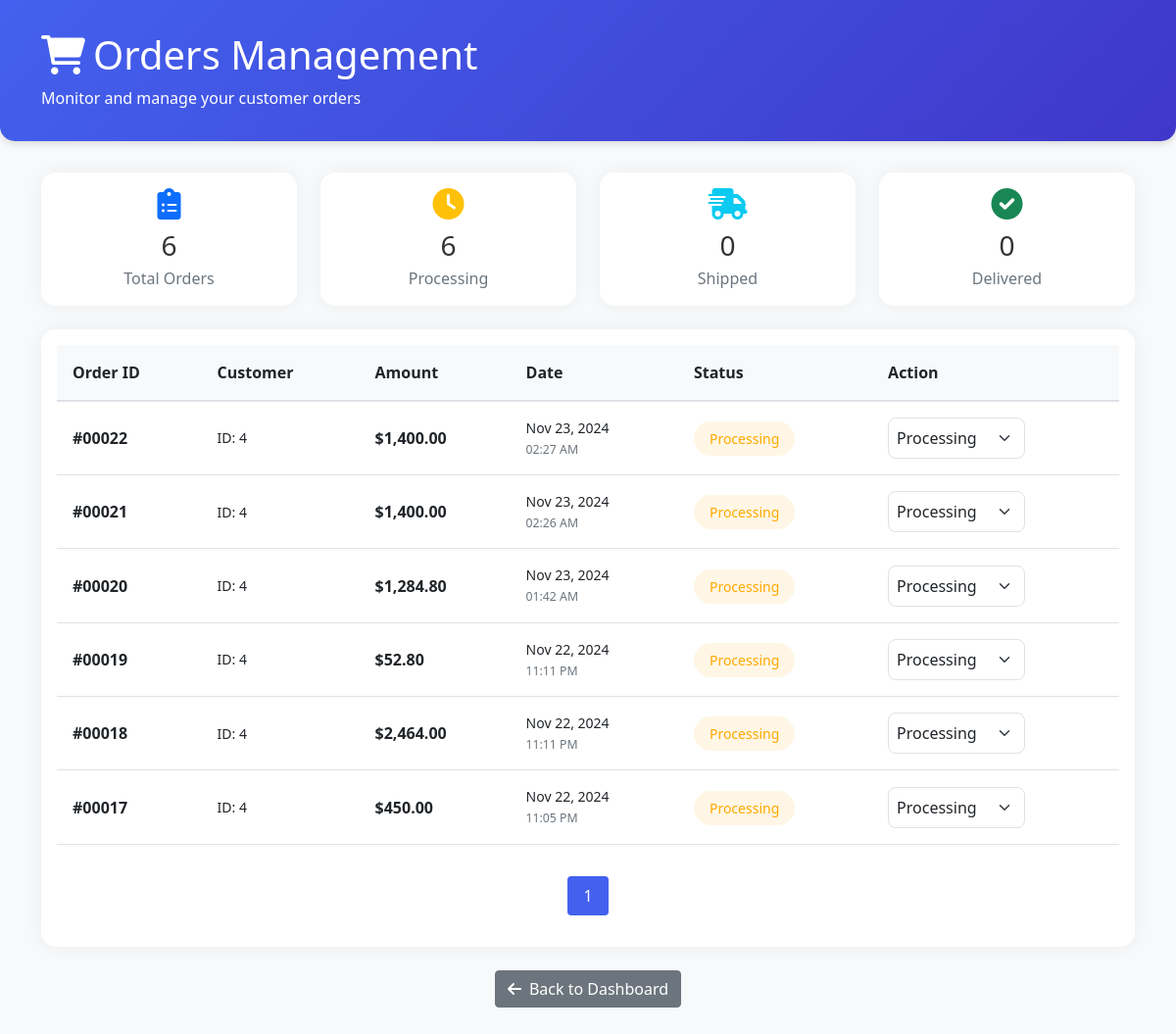
The page /view_orders.php (signed in) on the database its author committed.
### tables this page shows
CREATE TABLE `orders` (
  `id` int(11) NOT NULL,
  `user_id` int(11) NOT NULL,
  `total_amount` decimal(10,2) NOT NULL,
  `shipping_address` text DEFAULT NULL,
  `payment_method` varchar(50) DEFAULT NULL,
  `order_date` timestamp NOT NULL DEFAULT current_timestamp(),
  `status` enum('Processing','Shipped','Delivered','Canceled') DEFAULT 'Processing',
  `coupon_id` int(11) DEFAULT NULL,
  `original_amount` decimal(10,2) DEFAULT NULL
);

### view_orders.php (the view, shortened to what this page needs)
<?php
include 'config.php';
$ordersPerPage = 10;
$page = isset($_GET['page']) && is_numeric($_GET['page']) ? (int)$_GET['page'] : 1;
$page = max($page, 1);
$offset = ($page - 1) * $ordersPerPage;
$stmt = $pdo->prepare("SELECT * FROM orders ORDER BY order_date DESC LIMIT :limit OFFSET :offset");
$stmt->bindValue(':limit', $ordersPerPage, PDO::PARAM_INT);
$stmt->bindValue(':offset', $offset, PDO::PARAM_INT);
$stmt->execute();
$orders = $stmt->fetchAll(PDO::FETCH_ASSOC);
$totalOrders = $pdo->query("SELECT COUNT(*) FROM orders")->fetchColumn();
$totalPages = ceil($totalOrders / $ordersPerPage);
?>
<!DOCTYPE html>
<html lang="en">
<head>
    <link href="https://cdn.jsdelivr.net/npm/bootstrap@5.1.3/dist/css/bootstrap.min.css" rel="stylesheet">
    <link rel="stylesheet" href="https://cdnjs.cloudflare.com/ajax/libs/font-awesome/6.0.0/css/all.min.css">
</head>
<body>
    <div class="dashboard-header">
        <div class="container">
            <h1 class="mb-0">
                <i class="fas fa-shopping-cart me-2"></i>Orders Management
            </h1>
            <p class="mt-2 mb-0">Monitor and manage your customer orders</p>
        </div>
    </div>
    <div class="container mb-5">
        <div class="row mb-4">
            <div class="col-md-3">
                <div class="stats-card card text-center p-3">
                    <div class="text-primary mb-2">
                        <i class="fas fa-clipboard-list fa-2x"></i>
                    </div>
                    <h3 class="mb-1"><?php echo $totalOrders; ?></h3>
                    <p class="text-muted mb-0">Total Orders</p>
                </div>
            </div>
            <div class="col-md-3">
                <div class="stats-card card text-center p-3">
                    <div class="text-warning mb-2">
                        <i class="fas fa-clock fa-2x"></i>
                    </div>
                    <h3 class="mb-1">
                        <?php
                        $processingOrders = $pdo->query("SELECT COUNT(*) FROM orders WHERE status = 'Processing'")->fetchColumn();
                        echo $processingOrders;
                        ?>
                    </h3>
                    <p class="text-muted mb-0">Processing</p>
                </div>
            </div>
            <div class="col-md-3">
                <div class="stats-card card text-center p-3">
                    <div class="text-info mb-2">
                        <i class="fas fa-shipping-fast fa-2x"></i>
                    </div>
                    <h3 class="mb-1">
                        <?php
                        $shippedOrders = $pdo->query("SELECT COUNT(*) FROM orders WHERE status = 'Shipped'")->fetchColumn();
                        echo $shippedOrders;
                        ?>
                    </h3>
                    <p class="text-muted mb-0">Shipped</p>
                </div>
            </div>
            <div class="col-md-3">
                <div class="stats-card card text-center p-3">
                    <div class="text-success mb-2">
                        <i class="fas fa-check-circle fa-2x"></i>
                    </div>
                    <h3 class="mb-1">
                        <?php
                        $deliveredOrders = $pdo->query("SELECT COUNT(*) FROM orders WHERE status = 'Delivered'")->fetchColumn();
                        echo $deliveredOrders;
                        ?>
                    </h3>
                    <p class="text-muted mb-0">Delivered</p>
                </div>
            </div>
        </div>
        <div class="table-card card">
            <div class="card-body">
                <div class="table-responsive">
                    <table class="table">
                        <thead>
                            <tr>
                                <th>Order ID</th>
                                <th>Customer</th>
                                <th>Amount</th>
                                <th>Date</th>
                                <th>Status</th>
                                <th>Action</th>
                            </tr>
                        </thead>
                        <tbody>
                            <?php foreach ($orders as $order): ?>
                                <tr>
                                    <td>
                                        <strong>#<?php echo str_pad($order['id'], 5, '0', STR_PAD_LEFT); ?></strong>
                                    </td>
                                    <td>
                                        <div class="order-details">
                                            ID: <?php echo $order['user_id']; ?>
                                        </div>
                                    </td>
                                    <td>
                                        <strong>$<?php echo number_format($order['total_amount'], 2); ?></strong>
                                    </td>
                                    <td>
                                        <div class="order-details">
                                            <?php
                                            $date = new DateTime($order['order_date']);
                                            echo $date->format('M d, Y');
                                            ?>
                                            <br>
                                            <small class="text-muted">
                                                <?php echo $date->format('h:i A'); ?>
                                            </small>
                                        </div>
                                    </td>
                                    <td>
                                        <span class="status-badge status-<?php echo $order['status']; ?>">
                                            <?php echo $order['status']; ?>
                                        </span>
                                    </td>
                                    <td>
                                        <form action="view_orders.php" method="POST" class="status-update-form">
                                            <select name="status" class="form-select status-select" onchange="this.form.submit()">
                                                <option value="Processing" <?php echo $order['status'] === 'Processing' ? 'selected' : ''; ?>>Processing</option>
                                            </select>
                                        </form>
                                    </td>
                                </tr>
                            <?php endforeach; ?>
                        </tbody>
                    </table>
                </div>
                <nav aria-label="Page navigation" class="mt-4">
                    <ul class="pagination justify-content-center">
                        <?php for ($i = 1; $i <= $totalPages; $i++): ?>
                            <li class="page-item <?php echo $i == $page ? 'active' : ''; ?>">
                                <a class="page-link" href="?page=<?php echo $i; ?>"><?php echo $i; ?></a>
                            </li>
                        <?php endfor; ?>
                    </ul>
                </nav>
            </div>
        </div>
        <div class="text-center mt-4">
            <a href="admin_dashboard.php" class="btn btn-secondary">
                <i class="fas fa-arrow-left me-2"></i>Back to Dashboard
            </a>
        </div>
    </div>
</body>
</html>

### view_orders.php (style rules this page uses)
:root { --primary-color: #4361ee; --secondary-color: #3f37c9; --success-color: #4bb543; --warning-color: #ffa900; --danger-color: #dc3545; --info-color: #0dcaf0; }
body { background-color: #f8f9fa; color: #333; }
.dashboard-header { background: linear-gradient(135deg, var(--primary-color), var(--secondary-color)); color: white; padding: 2rem 0; margin-bottom: 2rem; border-radius: 0 0 15px 15px; box-shadow: 0 4px 6px rgba(0, 0, 0, 0.1); }
.stats-card { border: none; border-radius: 15px; box-shadow: 0 0 20px rgba(0, 0, 0, 0.05); transition: transform 0.3s ease; }
.table-card { border: none; border-radius: 15px; box-shadow: 0 0 20px rgba(0, 0, 0, 0.05); overflow: hidden; }
.table { margin-bottom: 0; }
.table th { background-color: #f8f9fa; border-bottom: 2px solid #dee2e6; padding: 1rem; }
.table td { padding: 1rem; vertical-align: middle; }
.status-badge { padding: 0.5rem 1rem; border-radius: 50px; font-weight: 500; font-size: 0.875rem; }
.status-Processing { background-color: rgba(255, 169, 0, 0.1); color: var(--warning-color); }
.status-select { border: 1px solid #dee2e6; border-radius: 8px; padding: 0.5rem; width: 140px; background-color: white; }
.pagination { margin-top: 2rem; }
.pagination .page-link { border: none; color: var(--primary-color); padding: 0.5rem 1rem; border-radius: 6px; margin: 0 0.25rem; }
.pagination .page-item.active .page-link { background-color: var(--primary-color); color: white; }
.order-details { font-size: 0.875rem; }

### rows shown on the page
orders: id "00022", user "4", total_amount "1,400.00", order_date "Nov 23, 2024", order_date "02:27 AM", status "Processing"
orders: id "00021", user "4", total_amount "1,400.00", order_date "Nov 23, 2024", order_date "02:26 AM", status "Processing"
orders: id "00020", user "4", total_amount "1,284.80", order_date "Nov 23, 2024", order_date "01:42 AM", status "Processing"
orders: id "00019", user "4", total_amount "52.80", order_date "Nov 22, 2024", order_date "11:11 PM", status "Processing"
orders: id "00018", user "4", total_amount "2,464.00", order_date "Nov 22, 2024", order_date "11:11 PM", status "Processing"
orders: id "00017", user "4", total_amount "450.00", order_date "Nov 22, 2024", order_date "11:05 PM", status "Processing"

### other values the page prints
$totalOrders "6"
$processingOrders "6"
$shippedOrders "0"
$deliveredOrders "0"
